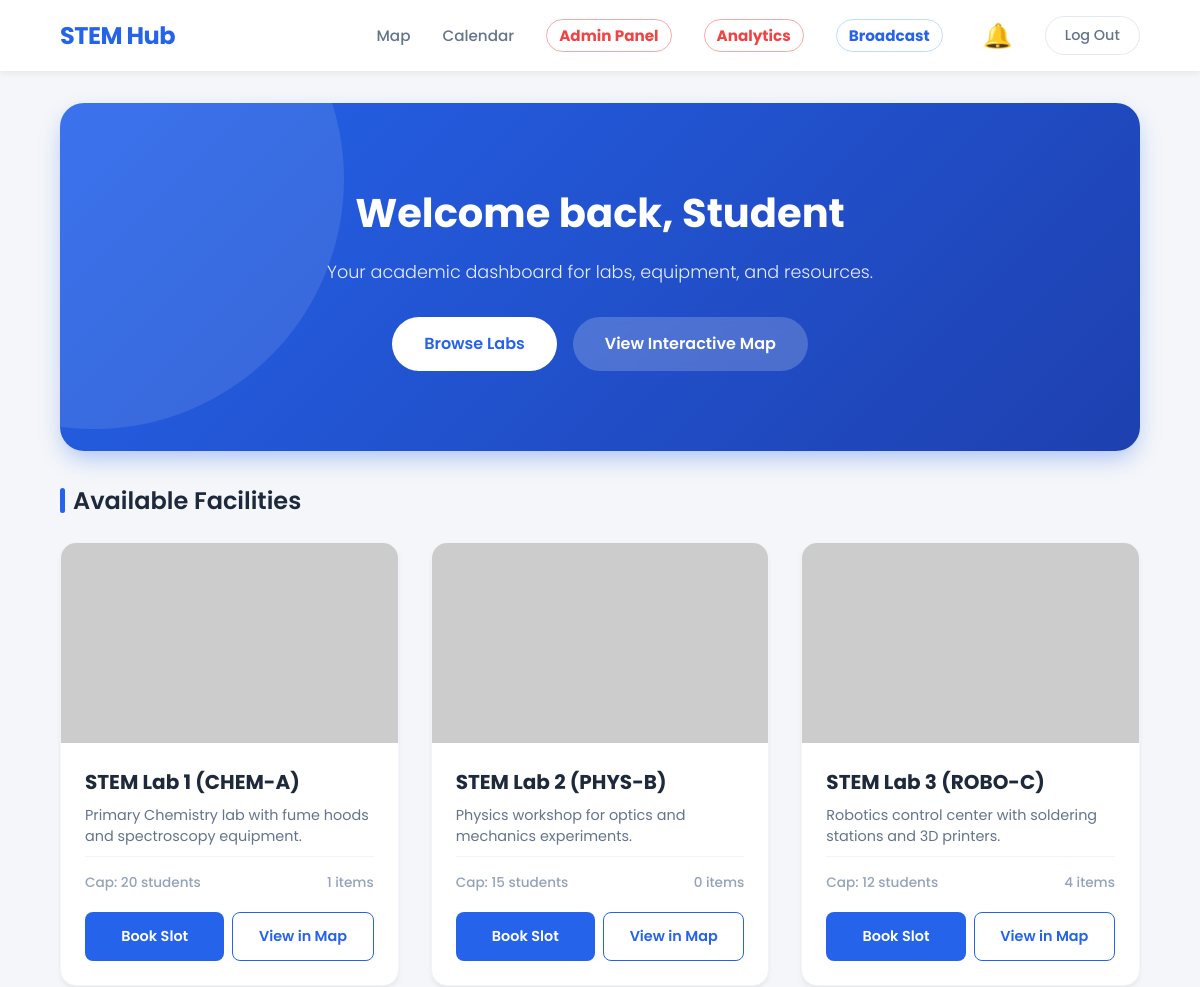
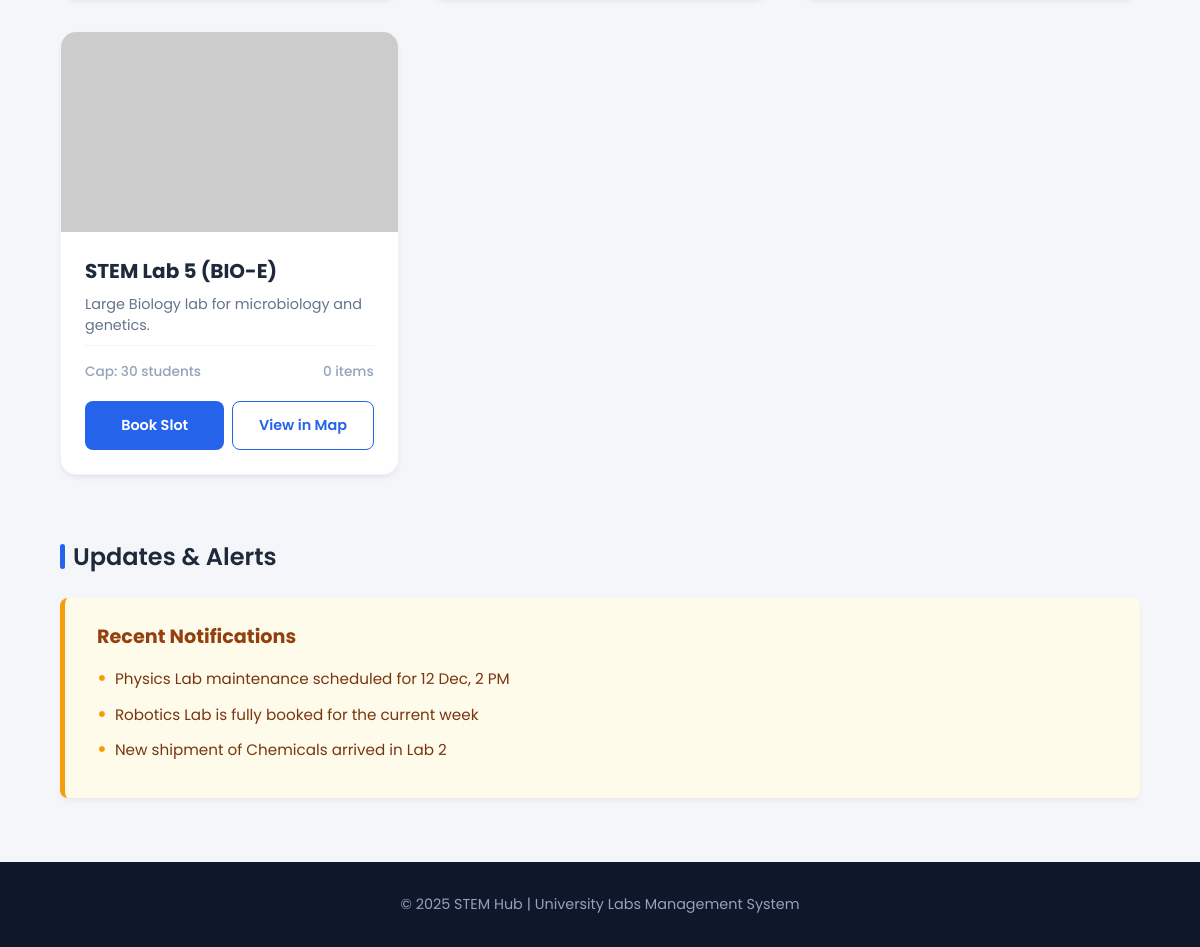
The app's page / (signed in) with its own data (2 pictures, top to bottom).
### labs/models.py (models this page shows, shortened)
class Lab(models.Model):
    name = models.CharField(max_length=200)
    slug = models.SlugField(unique=True)
    capacity = models.PositiveIntegerField()
    description = models.TextField()
    map_svg_id = models.CharField(max_length=50, unique=True, help_text="Matches ID in Figma SVG")
    is_active = models.BooleanField(default=True)
    safety_guidelines = models.TextField()

### CORE/views.py (the view)
# urls.py: path('', root_views.home_redirect_view, name='home'),
@login_required
def home_redirect_view(request):
    labs = Lab.objects.filter(is_active=True)
    context = {
        'labs': labs
    }
    return render(request, 'base.html', context)

### notifications/context_processors.py (called while the page is built)
def user_notifications(request):
    if request.user.is_authenticated:
        notifs = Notification.objects.filter(recipient=request.user, is_read=False)
        return {
            'notifications_list': notifs,
            'unread_count': notifs.count()
        }
    return {}

### CORE/templates/base.html (shortened to what this page needs)
<!DOCTYPE html>
<html lang="en">
<head>
</head>
<body>
  <header>
    <h1><a href="/">STEM Hub</a></h1>
    <nav>
      <a href="{% url 'labs:index' %}">Map</a>
      <a href="{% url 'reservations:timetable' %}">Calendar</a>
      {% if user.is_staff %}
        <a href="{% url 'reservations:dashboard' %}" style="color: #ef4444; font-weight: bold; border: 1px solid #fca5a5; padding: 0.25rem 0.75rem; border-radius: 9999px;">Admin Panel</a>
        <a href="/analytics/dashboard/" style="color: #ef4444; font-weight: bold; border: 1px solid #fca5a5; padding: 0.25rem 0.75rem; border-radius: 9999px;">Analytics</a>
        <a href="{% url 'notifications:create_announcement' %}" style="color: #2563eb; font-weight: bold; border: 1px solid #bfdbfe; padding: 0.25rem 0.75rem; border-radius: 9999px;">Broadcast</a>
      {% endif %}
      {% if user.is_authenticated %}
      <div class="notif-container" onclick="toggleNotif()">
        <span class="bell-icon">🔔</span>
      </div>
      {% endif %}
      <a href="{% url 'logout' %}" class="logout-btn">Log Out</a>
    </nav>
  </header>
  <section class="hero">
    <h1>Welcome back, {{ user.first_name|default:"Student" }}</h1>
    <p>Your academic dashboard for labs, equipment, and resources.</p>
    <div class="hero-buttons">
      <button class="view-labs" onclick="scrollToLabs()">Browse Labs</button>
      <a href="{% url 'labs:index' %}" class="reserve-now">View Interactive Map</a>
    </div>
  </section>
  <div class="section-title">Available Facilities</div>
  <section class="labs" id="labs">
    {% if labs %}
        {% for lab in labs %}
            {% if lab.is_active %}
                <div class="lab-card">
                    {% if lab.image %}
                        <img src="{{ lab.image.url }}" alt="{{ lab.name }}">
                    {% else %}
                        <img src="https://placehold.co/600x400/2563eb/FFF?text={{ lab.name|urlencode }}" alt="{{ lab.name }}">
                    {% endif %}
                    <div class="content">
                        <h3>{{ lab.name }}</h3>
                        <p>{{ lab.description|truncatewords:20 }}</p>
                        <div class="lab-meta">
                            <span>Cap: {{ lab.capacity }} students</span>
                            <span>{{ lab.equipment.count|default:"0" }} items</span>
                        </div>
                        <div class="lab-actions">
                            <button class="btn-book" onclick="openModal('Reserve {{ lab.name|escapejs }}?')">Book Slot</button>
                            <a href="{% url 'labs:index' %}" class="btn-map">View in Map</a>
                        </div>
                    </div>
                </div>
            {% endif %}
        {% endfor %}
    {% else %}
        <div style="grid-column: 1/-1; text-align: center; color: #64748b; padding: 2rem;">
            <p>No available labs found.</p>
        </div>
    {% endif %}
  </section>
  <div class="section-title">Updates & Alerts</div>
  <section class="notifications-wrapper">
    <div class="notifications">
      <h2>Recent Notifications</h2>
      <ul id="notifications-list">
        </ul>
    </div>
  </section>
  <footer>
    <p>© 2025 STEM Hub | University Labs Management System</p>
  </footer>
</body>
</html>

### CORE/templates/base.html (style rules this page uses)
* { margin: 0; padding: 0; box-sizing: border-box; font-family: 'Poppins', sans-serif; }
body { background: #f4f6f9; color: #333; overflow-x: hidden; }
a { text-decoration: none; color: inherit; }
ul { list-style: none; }
header { background: rgba(255, 255, 255, 0.95); color: #1e293b; padding: 1rem 5%; display: flex; justify-content: space-between; align-items: center; box-shadow: 0 4px 6px -1px rgba(0, 0, 0, 0.05); position: sticky; top: 0; z-index: 1000; backdrop-filter: blur(10px); }
header h1 { font-size: 1.5rem; font-weight: 700; color: #2563eb; letter-spacing: -0.5px; }
nav { display: flex; gap: 2rem; align-items: center; }
nav a { font-weight: 500; font-size: 0.95rem; color: #64748b; transition: color 0.3s; }
.logout-btn { padding: 0.5rem 1.2rem; border: 1px solid #e2e8f0; border-radius: 2rem; font-size: 0.9rem; transition: all 0.3s; }
.notif-container { position: relative; margin-left: 0.5rem; cursor: pointer; display: flex; align-items: center; }
.bell-icon { font-size: 1.5rem; color: #64748b; transition: color 0.3s; }
.hero { background: linear-gradient(135deg, #2563eb 0%, #1e40af 100%); color: white; text-align: center; padding: 5rem 2rem; margin: 2rem auto; width: 90%; border-radius: 1.5rem; box-shadow: 0 10px 25px -5px rgba(37, 99, 235, 0.4); position: relative; overflow: hidden; }
.hero::before { content: ''; position: absolute; top: -50%; left: -20%; width: 500px; height: 500px; background: rgba(255,255,255,0.1); border-radius: 50%; }
.hero h1 { font-size: 2.5rem; margin-bottom: 1rem; font-weight: 700; }
.hero p { font-size: 1.1rem; margin-bottom: 2rem; opacity: 0.9; font-weight: 300; }
.hero-buttons { display: flex; gap: 1rem; justify-content: center; }
.hero button, .hero a.reserve-now { padding: 0.9rem 2rem; border: none; border-radius: 3rem; cursor: pointer; font-weight: 600; font-size: 1rem; transition: transform 0.2s, box-shadow 0.2s; display: inline-block; }
.hero .view-labs { background: white; color: #2563eb; }
.hero .reserve-now { background: rgba(255,255,255,0.2); color: white; border: 1px solid rgba(255,255,255,0.3); backdrop-filter: blur(5px); }
.section-title { padding: 0 5%; margin-bottom: 1.5rem; font-size: 1.5rem; color: #1e293b; font-weight: 600; display: flex; align-items: center; gap: 0.5rem; }
.section-title::before { content: ''; display: block; width: 5px; height: 25px; background: #2563eb; border-radius: 3px; }
.labs { display: grid; grid-template-columns: repeat(auto-fit, minmax(300px, 1fr)); gap: 2rem; padding: 0 5%; margin-bottom: 4rem; }
.lab-card { background: white; border-radius: 1rem; overflow: hidden; box-shadow: 0 4px 6px -1px rgba(0, 0, 0, 0.05), 0 2px 4px -1px rgba(0, 0, 0, 0.03); transition: all 0.3s ease; border: 1px solid #f1f5f9; display: flex; flex-direction: column; }
.lab-card img { width: 100%; height: 200px; object-fit: cover; }
.lab-card .content { padding: 1.5rem; display: flex; flex-direction: column; flex-grow: 1; }
.lab-card h3 { font-size: 1.25rem; margin-bottom: 0.5rem; color: #1e293b; }
.lab-card p { font-size: 0.9rem; color: #64748b; margin-bottom: 0.5rem; line-height: 1.5; }
.lab-meta { display: flex; justify-content: space-between; margin-top: auto; padding-top: 1rem; border-top: 1px solid #f1f5f9; font-size: 0.85rem; color: #94a3b8; font-weight: 500; }
.lab-actions { display: flex; gap: 0.5rem; margin-top: 1.2rem; }
.lab-actions button, .lab-actions a { flex: 1; padding: 0.8rem; border-radius: 0.5rem; cursor: pointer; font-weight: 600; font-size: 0.9rem; text-align: center; transition: all 0.2s; }
.btn-book { background: #2563eb; color: white; border: none; }
.btn-map { background: white; color: #2563eb; border: 1px solid #2563eb; display: flex; align-items: center; justify-content: center; }
.notifications-wrapper { padding: 0 5%; margin-bottom: 4rem; }
.notifications { background: #fffbeb; border-left: 5px solid #f59e0b; padding: 1.5rem 2rem; border-radius: 0.5rem; box-shadow: 0 4px 6px -1px rgba(0,0,0,0.05); }
.notifications h2 { margin-bottom: 1rem; font-size: 1.2rem; color: #92400e; }
.notifications ul { list-style: none; padding: 0; }
footer { background: #0f172a; color: #94a3b8; text-align: center; padding: 2rem; font-size: 0.9rem; }

### records on screen
Lab: is_active True (drawn), name "STEM Lab 1 (CHEM-A)", description "Primary Chemistry lab with fume hoods and spectroscopy equipment.", capacity "20", equipment.count "1"
Lab: is_active True (drawn), name "STEM Lab 2 (PHYS-B)", description "Physics workshop for optics and mechanics experiments.", capacity "15", equipment.count "0"
Lab: is_active True (drawn), name "STEM Lab 3 (ROBO-C)", description "Robotics control center with soldering stations and 3D printers.", capacity "12", equipment.count "4"
Lab: is_active True (drawn), name "STEM Lab 5 (BIO-E)", description "Large Biology lab for microbiology and genetics.", capacity "30", equipment.count "0"

### other values on screen
{{ user.first_name|default:"Student" }} "Student"
